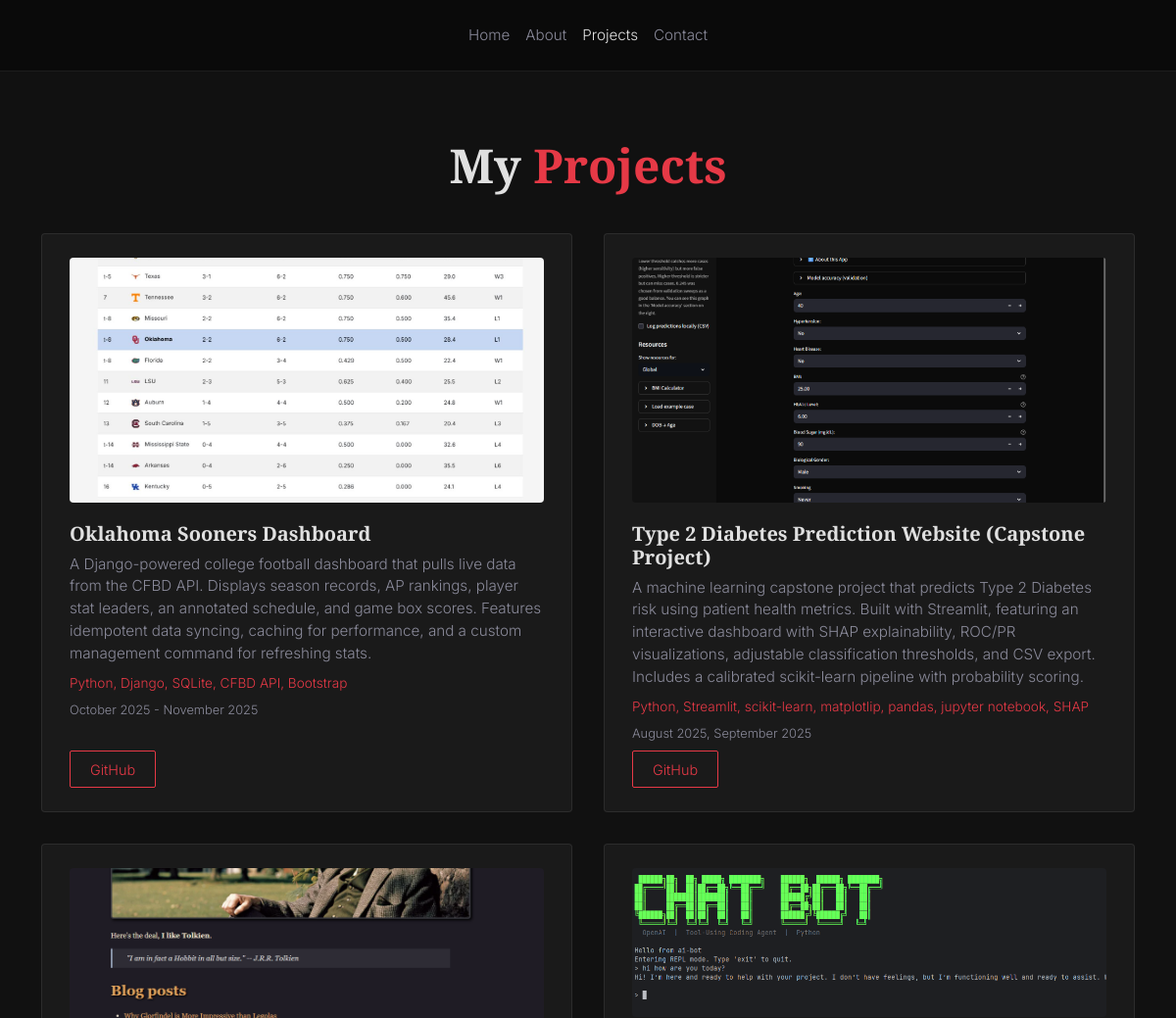
Page /projects (upper part) on the earlier database version.
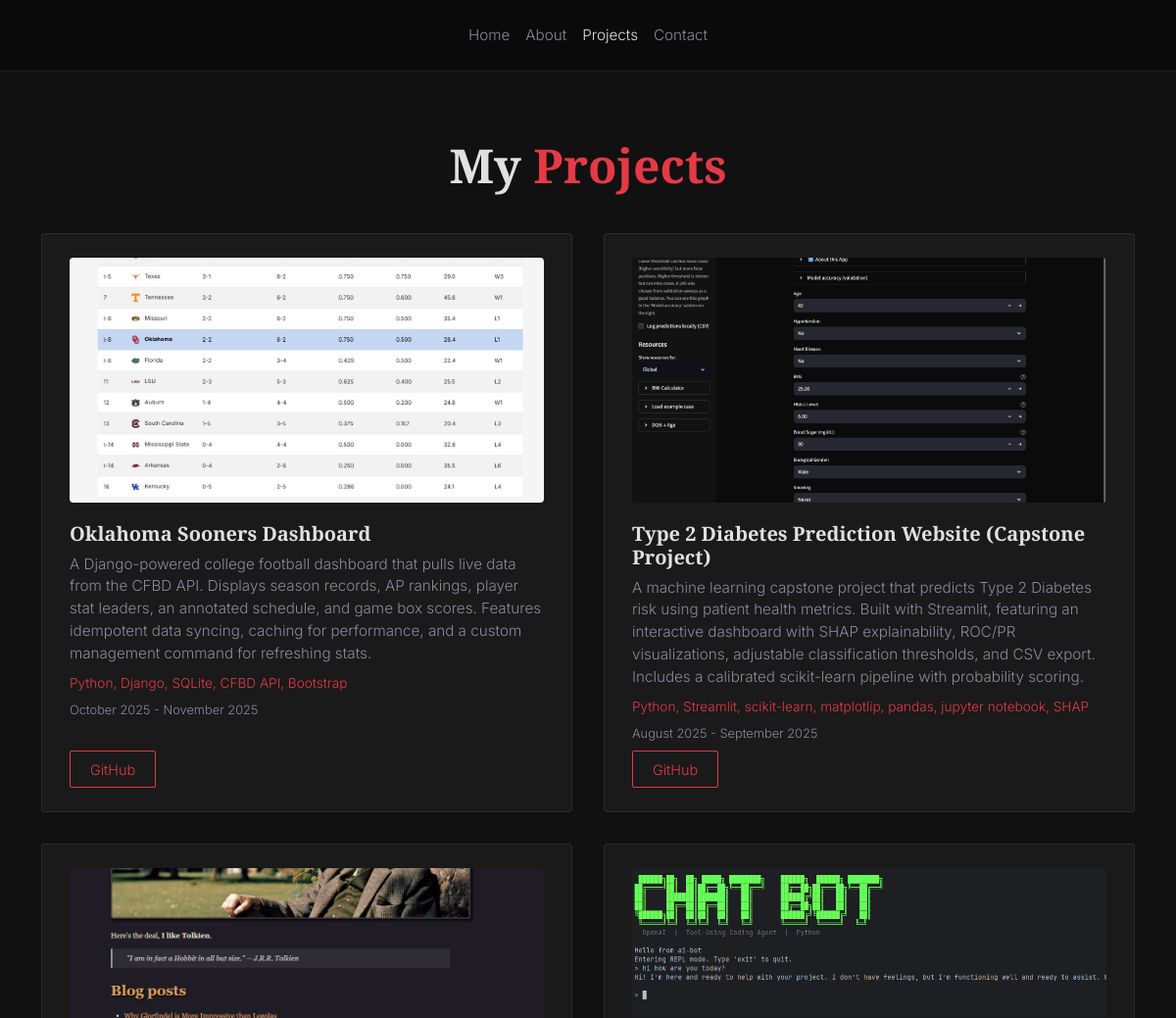
Same page on the later database version.
### models/project.py (models this page shows)
class Project(Base):
    __tablename__ = "projects"
    id = Column(Integer, primary_key=True)
    title = Column(String(200), nullable=False)
    description = Column(Text, nullable=False)
    tech_stack = Column(Text, nullable=False)
    github_link = Column(String(200), nullable=False)
    image_url = Column(String(200))
    duration = Column(String(100), nullable=False)
    display_order = Column(Integer, nullable=False)  # New field for display order

### routers/pages.py (the view)
@router.get("/projects")
async def projects(request: Request, db: Session = Depends(get_db)):
    projects = db.query(Project).order_by(Project.display_order).all()
    return templates.TemplateResponse("projects.html", {"request": request, "projects": projects, "active_page": "projects"})

### templates/projects.html (shortened to what this page needs)
{% extends "base.html" %}
{% block content %}
<section class="page-section">
    <div class="container">
        <h1 class="page-title">My <span class="accent">Projects</span></h1>
        <div class="projects-grid">
            {% for project in projects %}
            <div class="project-card">
                {% if project.image_url %}
                <a href="{{ project.image_url }}" target="_blank" rel="noopener noreferrer">
                    <img src="{{ project.image_url }}" alt="{{ project.title }}" class="project-image">
                </a>
                {% endif %}
                <h3>{{ project.title }}</h3>
                <p>{{ project.description }}</p>
                <p class="tech-stack">{{ project.tech_stack }}</p>
                <p class="project-duration">{{ project.duration }}</p>
                <a href="{{ project.github_link }}" target="_blank" rel="noopener noreferrer" class="btn-outline-accent">GitHub</a>
            </div>
            {% endfor %}
        </div>
    </div>
</section>
{% endblock %}

Differences in the rows shown:
changed Project "Type 2 Diabetes Prediction Website (Capstone Project)": duration "August 2025, September 2025" → "August 2025 - September 2025"
